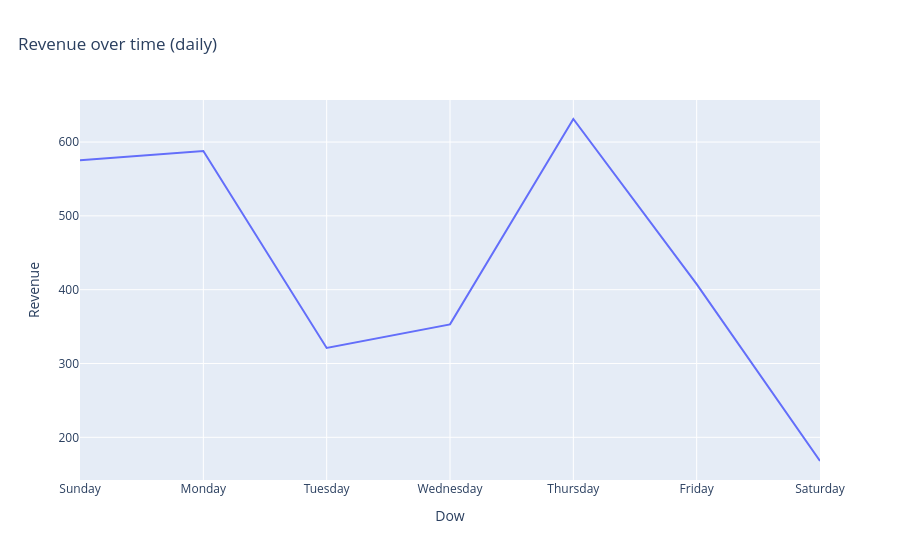

Notebook code for this chart:
### Markdown cell above
## Revenue Trend By Month
As we see, Revenue go up in the start and end of work days, and drop down in thr middle and the end of weeks

### Code cell
days_order = ["Sunday", "Monday", "Tuesday", "Wednesday", "Thursday", "Friday", "Saturday"]

trend = (
df.groupby("dow", dropna=False)
.agg(n=("order_id","size"), revenue=("amount","sum"))
.reset_index()
#.sort_values("dow")
)

trend["dow"] = pd.Categorical(trend["dow"], categories=days_order, ordered=True)

trend = trend.sort_values("dow")

fig = px.line(trend, x="dow", y="revenue", title="Revenue over time (daily)")
fig.update_layout(title={"x": 0.02})
fig.update_xaxes(title_text="Dow")
fig.update_yaxes(title_text="Revenue")
save_fig(fig, FIGS_DIR / "revenue_trend_daily.png")
fig

### Figure 1 — Plotly figure (JSON) as saved in the notebook; plotly's stock layout.template omitted (floating-point values rounded to 4 significant figures)
{"data": [{"hovertemplate": "dow=%{x}<br>revenue=%{y}<extra></extra>", "legendgroup": "", "line": {"color": "#636efa", "dash": "solid"}, "marker": {"symbol": "circle"}, "mode": "lines", "name": "", "orientation": "v", "showlegend": false, "type": "scatter", "x": ["Sunday", "Monday", "Tuesday", "Wednesday", "Thursday", "Friday", "Saturday", null], "xaxis": "x", "y": [575.5, 588.0, 321.0, 353.0, 631.2, 407.5, 167.9, 358.6], "yaxis": "y"}], "layout": {"legend": {"tracegroupgap": 0}, "title": {"text": "Revenue over time (daily)", "x": 0.02}, "xaxis": {"anchor": "y", "domain": [0, 1], "title": {"text": "Dow"}}, "yaxis": {"anchor": "x", "domain": [0, 1], "title": {"text": "Revenue"}}}}
